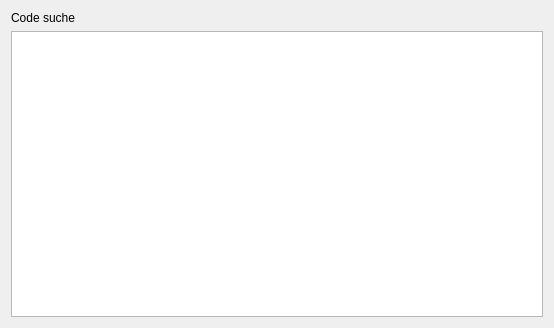
<?xml version="1.0" encoding="UTF-8"?>
<ui version="4.0">
 <class>QtCodeGen</class>
 <widget class="QDialog" name="QtCodeGen">
  <property name="geometry">
   <rect>
    <x>0</x>
    <y>0</y>
    <width>554</width>
    <height>328</height>
   </rect>
  </property>
  <property name="windowTitle">
   <string>Code generieren</string>
  </property>
  <property name="toolTip">
   <string notr="true"/>
  </property>
  <property name="statusTip">
   <string notr="true"/>
  </property>
  <property name="whatsThis">
   <string notr="true"/>
  </property>
  <layout class="QGridLayout" name="gridLayout">
   <item row="1" column="0">
    <widget class="QPlainTextEdit" name="textAusgabe">
     <property name="sizePolicy">
      <sizepolicy hsizetype="Ignored" vsizetype="Expanding">
       <horstretch>0</horstretch>
       <verstretch>0</verstretch>
      </sizepolicy>
     </property>
     <property name="readOnly">
      <bool>true</bool>
     </property>
    </widget>
   </item>
   <item row="0" column="0">
    <widget class="QLabel" name="labelCodeHead">
     <property name="text">
      <string>Code suche</string>
     </property>
    </widget>
   </item>
  </layout>
 </widget>
 <resources/>
 <connections/>
</ui>
